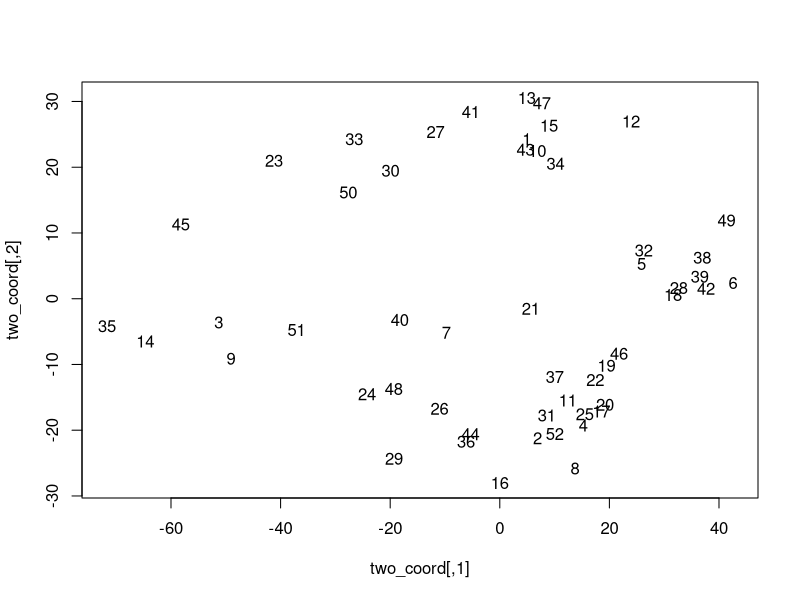
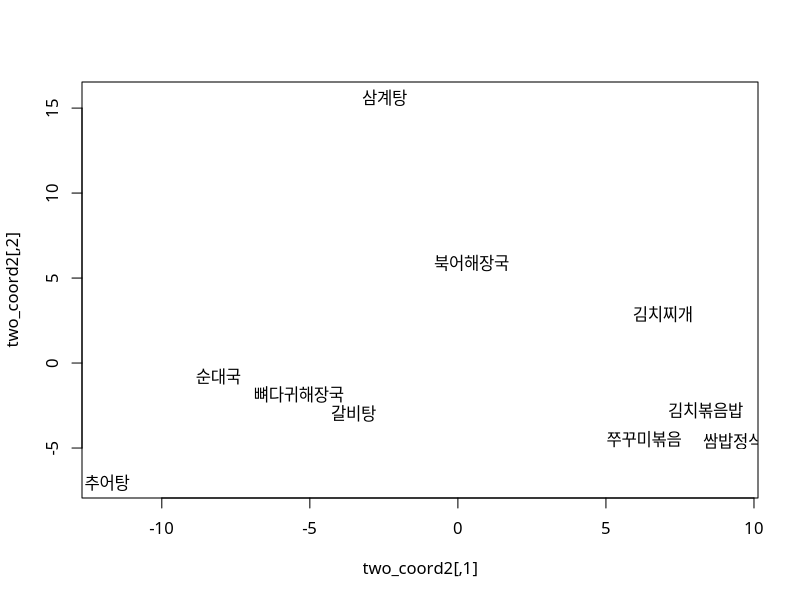

These charts were generated, in order, by the following R code:
# 비슷한 학생끼리 묶는 예제
academy <- read.csv("academy.csv", stringsAsFactors = F, header = T)
academy <- academy[-1]
head(academy)

# dist 함수로 학생들 간 거리 구하기
dist_academy <- dist(academy, method = "euclidean")
dist_academy

# cmdscale 함수로 거리 시각화
two_coord <- cmdscale(dist_academy)
plot(two_coord, type = "n")
text(two_coord, as.character(1:52))

# 선호하는 음식들끼리 묶기
food <- read.csv("food.csv", stringsAsFactors = F, header = T)
food <- food[-1]
head(food)

# 상관관계 나타내기
food.mult <- t(as.matrix(food)) %*% as.matrix(food)
food.mult

# 거리 구하기
dist.food <- dist(food.mult)
dist.food

# 시각화
two_coord2 <- cmdscale(dist.food)
plot(two_coord2 , type = "n", family = "AppleGothic")
text(two_coord2 , rownames(food.mult))
